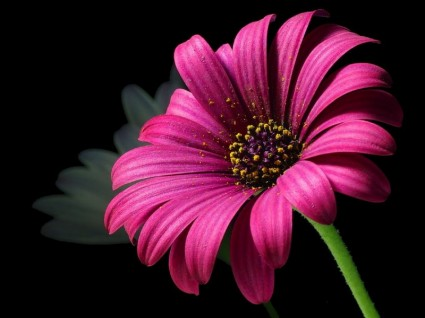
//> input picture CodeOpenCV/tugas/image.jpg, 425 x 318 px
$ ./nomor1   (built with g++ and OpenCV 4)
//> lines starting //> are read from the running program, lines starting //| are printed output that depends on the picture; after the words box and inside, x2 and y2 are one past the last pixel; in counts of white or black regions, pixels touching at a corner belong together
#include <iostream>
#include "opencv2/imgproc/imgproc.hpp"
#include "opencv2/core/core.hpp"
#include "opencv2/opencv.hpp"
#include "opencv2/highgui/highgui.hpp"

using namespace std;
using namespace cv;


int main()
{
    // Read image
	Mat src = imread("image.jpg", IMREAD_GRAYSCALE);
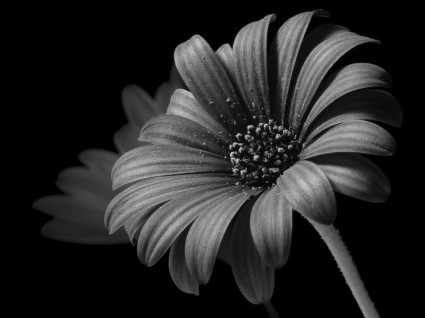
//> src: 318 rows x 425 cols, CV_8UC1; min 0, max 201, mean 37.2
	Mat dst;

	// Set threshold and maxValue
	double thresh = 0;
	double maxValue = 255;

	// Binary Threshold
	threshold(src,dst, thresh, maxValue, THRESH_BINARY);
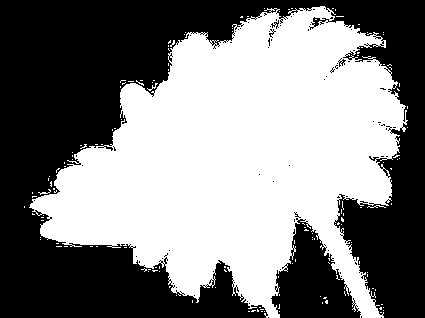
//> dst: 318 rows x 425 cols, CV_8UC1; 50.5% white; 81 black regions (76 under 20 px), largest, box (x1, y1, x2, y2) and area: (0, 0, 425, 318) 61707, (271, 218, 361, 318) 4889, (338, 58, 346, 67) 28, (271, 20, 279, 29) 27, (269, 29, 276, 38) 21

	//cvShowImage("Hasil", dst);
	imshow("Hasil",dst);
	cvWaitKey(0);
	return 0;
}
